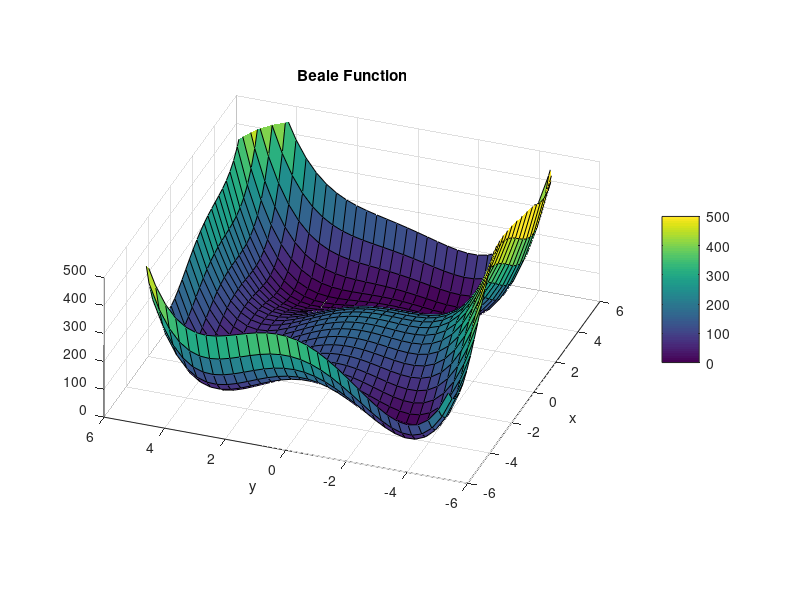
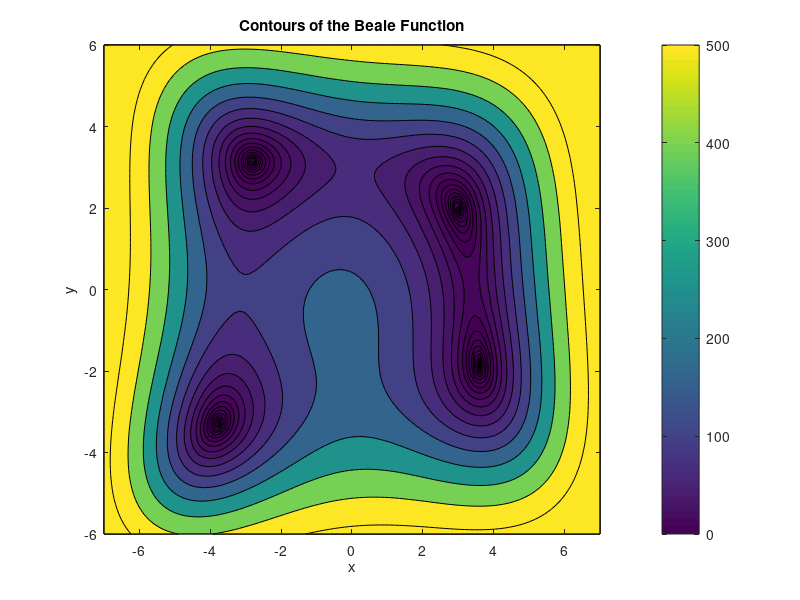
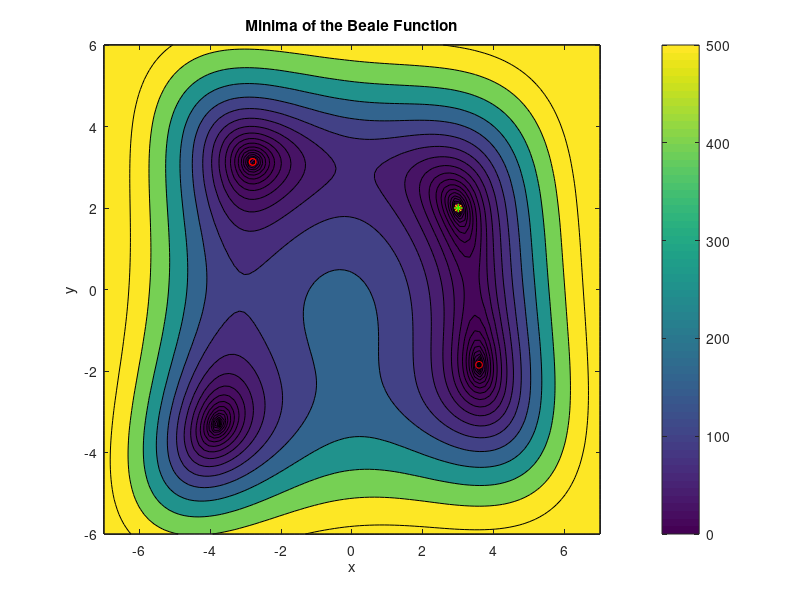

Write the MATLAB code that produced these figures, in order.
clear; clc; clf;

%% Problem 1
clf;
f = @(x, y) (x.^2 + y - 11).^2 + (x + y.^2 - 7).^2;
x = linspace(-5, 5, 31);
y = linspace(-5, 5, 31);
[X, Y] = meshgrid(x, y);
Z = f(X, Y);

surf(X, Y, Z);
title('Beale Function');
xlabel('x');
ylabel('y');
zlim([0, 500]);
caxis([0, 500]);
colorbar('eastoutside');
view(-70, 30);
daspect([1, 1, 100]);

print(gcf, '-dpng', 'beale_surf.png');

%% Problem 2
clf;
x = linspace(-7, 7, 100);
y = linspace(-6, 6, 100);
[X, Y] = meshgrid(x, y);
Z = f(X, Y);

contourf(X, Y, Z, 'LevelList', logspace(-1, 3, 21));
title('Contours of the Beale Function');
xlabel('x');
ylabel('y');
caxis([0, 500]);
colorbar('eastoutside');

print(gcf, '-dpng', 'beale_contour.png');

%% Problem 3
f_v = @(p) f(p(1), p(2));
result = f_v([1, 1]);
save('A1.dat', 'result', '-ascii');

%% Problem 4
f_grad = @(x, y) [4.*x.*(x.^2 + y - 11) + 2.*(x + y.^2 - 7)
                  2.*(x.^2 + y - 11) + 4.*y.*(x + y.^2 - 7)];
f_grad_v = @(p) f_grad(p(1), p(2));

result = f_grad_v([1, 1]);
inf_norm = norm(result, Inf);

save('A2.dat', 'result', '-ascii');
save('A3.dat', 'inf_norm', '-ascii');

%% Problem 5
p = [1; 1];
phi = @(t) p - t.*f_grad_v(p);
result_phi = phi(0.1);
result_f = f_v(result_phi);

save('A4.dat', 'result_phi', '-ascii');
save('A5.dat', 'result_f', '-ascii');

%% Problem 6
obj = @(t) f_v(phi(t));
t_min = fminbnd(obj, 0, 0.1);
phi_min = phi(t_min);

save('A6.dat', 't_min', '-ascii');
save('A7.dat', 'phi_min', '-ascii');

%% Problem 7
p = [1; 1];
for n = 1:1000
    % inline functions seem to preserve captured variables,
    % so redefine phi and obj here
    phi = @(t) p - t.*f_grad_v(p);
    obj = @(t) f_v(phi(t));
    t_min = fminbnd(obj, 0, 0.1);
    p = phi(t_min);
    
    if norm(f_grad_v(p), Inf) < 10^-4
        break;
    end
end

save('A8.dat', 'p', '-ascii');
save('A9.dat', 'n', '-ascii');

%% Problem 8
opts = optimset('TolFun', 1e-29);
[min_nw, f_min_nw] = fminsearch(f_v, [-3, 2], opts);
[min_sw, f_min_sw] = fminsearch(f_v, [-4, -2], opts);
[min_ne, f_min_ne] = fminsearch(f_v, [2, 2], opts);
[min_se, f_min_se] = fminsearch(f_v, [4, -3], opts);
mins = [min_ne.', min_nw.', min_sw.', min_se.'];

save('A10.dat', 'mins', '-ascii');

%% Problem 9
% Plot still exists at this point, just modify it
hold on
title('Minima of the Beale Function');
plot(mins(1, :), mins(2, :), 'ro', 'MarkerSize', 5);
plot(p(1), p(2), 'y*');

% Find global minimum
[val, index] = min([f_min_ne, f_min_nw, f_min_sw, f_min_se]);
global_min = mins(:, index);
plot(global_min(1), global_min(2), 'g+');

print(gcf, '-dpng', 'beale_minima.png');
